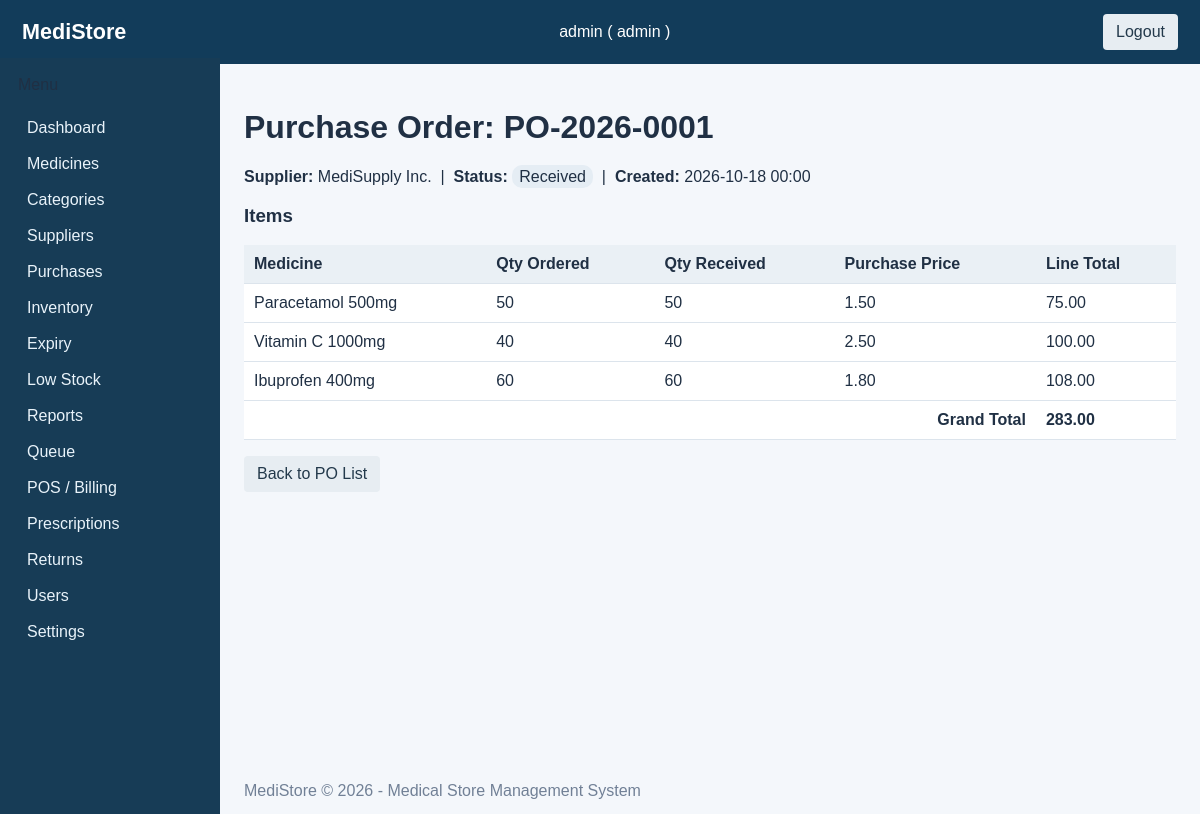
/purchases/view.php?id=1 (signed in), run on the app's committed database.
### tables this page shows
CREATE TABLE purchase_orders (
    po_id         INT UNSIGNED NOT NULL AUTO_INCREMENT PRIMARY KEY,
    supplier_id   INT UNSIGNED NOT NULL,
    po_no         VARCHAR(50) NOT NULL UNIQUE,
    status        ENUM('pending','received','cancelled') NOT NULL DEFAULT 'pending',
    created_at    TIMESTAMP NOT NULL DEFAULT CURRENT_TIMESTAMP,
    received_at   TIMESTAMP NULL DEFAULT NULL,
    CONSTRAINT fk_purchase_orders_supplier FOREIGN KEY (supplier_id) REFERENCES suppliers(supplier_id) ON DELETE RESTRICT
);

CREATE TABLE suppliers (
    supplier_id   INT UNSIGNED NOT NULL AUTO_INCREMENT PRIMARY KEY,
    supplier_name VARCHAR(100) NOT NULL UNIQUE,
    contact_person VARCHAR(100),
    phone         VARCHAR(20),
    email         VARCHAR(100),
    address       VARCHAR(255),
    status        ENUM('active','inactive') NOT NULL DEFAULT 'active'
);

CREATE TABLE purchase_items (
    item_id      INT UNSIGNED NOT NULL AUTO_INCREMENT PRIMARY KEY,
    po_id        INT UNSIGNED NOT NULL,
    medicine_id  INT UNSIGNED NOT NULL,
    qty_ordered  INT UNSIGNED NOT NULL,
    qty_received INT UNSIGNED NOT NULL DEFAULT 0,
    purchase_price DECIMAL(10,2) NOT NULL DEFAULT 0.00,
    CONSTRAINT fk_purchase_items_po FOREIGN KEY (po_id) REFERENCES purchase_orders(po_id) ON DELETE RESTRICT,
    CONSTRAINT fk_purchase_items_medicine FOREIGN KEY (medicine_id) REFERENCES medicines(medicine_id) ON DELETE RESTRICT,
    CONSTRAINT chk_purchase_items_received CHECK (qty_received <= qty_ordered)
);

CREATE TABLE medicines (
    medicine_id          INT UNSIGNED NOT NULL AUTO_INCREMENT PRIMARY KEY,
    category_id          INT UNSIGNED NOT NULL,
    name                 VARCHAR(150) NOT NULL,
    generic_name         VARCHAR(150),
    requires_prescription TINYINT UNSIGNED NOT NULL DEFAULT 0,
    selling_price        DECIMAL(10,2) NOT NULL DEFAULT 0.00,
    reorder_level        INT UNSIGNED NOT NULL DEFAULT 0,
    status               ENUM('active','inactive') NOT NULL DEFAULT 'active',
    created_at           TIMESTAMP NOT NULL DEFAULT CURRENT_TIMESTAMP,
    CONSTRAINT fk_medicines_category FOREIGN KEY (category_id) REFERENCES categories(category_id) ON DELETE RESTRICT
);

### includes/functions.php (called while the page is built, shortened)
<?php
function e(string $value = ''): string {
    return htmlspecialchars($value, ENT_QUOTES | ENT_HTML5, 'UTF-8');
}

### purchases/view.php (the view, shortened to what this page needs)
<?php
require_once __DIR__ . '/../includes/header.php';
$pdo = db();
$id = (int)($_GET['id'] ?? 0);
$stmt = $pdo->prepare("
    SELECT po.*, s.supplier_name
    FROM purchase_orders po
    JOIN suppliers s ON s.supplier_id = po.supplier_id
    WHERE po.po_id = ?
");
$stmt->execute([$id]);
$po = $stmt->fetch();
$stmt = $pdo->prepare("
    SELECT pi.*, m.name AS medicine_name
    FROM purchase_items pi
    JOIN medicines m ON m.medicine_id = pi.medicine_id
    WHERE pi.po_id = ?
    ORDER BY pi.item_id
");
$stmt->execute([$id]);
$items = $stmt->fetchAll();
?>
<h1>Purchase Order: <?php echo e($po['po_no']); ?></h1>
<p><strong>Supplier:</strong> <?php echo e($po['supplier_name']); ?> &nbsp;|&nbsp; <strong>Status:</strong> <span class="badge status-<?php echo e($po['status']); ?>"><?php echo e(ucfirst($po['status'])); ?></span> &nbsp;|&nbsp; <strong>Created:</strong> <?php echo e(date('Y-m-d H:i', strtotime($po['created_at']))); ?></p>
<h3>Items</h3>
<table class="data-table">
    <thead><tr>
        <th>Medicine</th><th>Qty Ordered</th><th>Qty Received</th><th>Purchase Price</th><th>Line Total</th>
    </tr></thead>
    <tbody>
    <?php $grand=0; foreach ($items as $it):
        $total=$it['qty_ordered']*$it['purchase_price']; $grand+=$total;
    ?>
        <tr>
            <td><?php echo e($it['medicine_name']); ?></td>
            <td><?php echo (int)$it['qty_ordered']; ?></td>
            <td><?php echo (int)$it['qty_received']; ?></td>
            <td><?php echo e(number_format($it['purchase_price'],2)); ?></td>
            <td><?php echo e(number_format($total,2)); ?></td>
        </tr>
    <?php endforeach; ?>
    <?php if (empty($items)): ?>
        <tr><td colspan="5">No items.</td></tr>
    <?php else: ?>
        <tr><td colspan="4" style="text-align:right"><strong>Grand Total</strong></td><td><strong><?php echo e(number_format($grand,2)); ?></strong></td></tr>
    <?php endif; ?>
    </tbody>
</table>
<p><a class="btn ghost" href="list.php">Back to PO List</a></p>
<?php require_once __DIR__ . '/../includes/footer.php'; ?>

### assets/css/style.css (style rules this page uses)
:root { font-family:Arial,sans-serif;color:#203044;background:#f4f7fb }
* { box-sizing:border-box }
body { margin:0 }
table { width:100%;border-collapse:collapse;background:white;margin:14px 0 }
th,td { padding:10px;border-bottom:1px solid #dce4ec;text-align:left }
th { background:#eaf0f5 }
.btn,button { display:inline-block;background:#1676a3;color:white;padding:9px 13px;border:0;border-radius:4px;text-decoration:none;cursor:pointer }
.btn.ghost { background:#e7edf2;color:#23394b }
.badge,.rx-badge { padding:3px 7px;border-radius:10px;background:#e5edf4 }

### data on the page
purchase_orders: po_no "PO-2026-0001", supplier.supplier_name "MediSupply Inc.", status "Received", created_at "2026-10-18 00:00"
purchase_items: medicine.name "Paracetamol 500mg", qty_ordered "50", qty_received "50", purchase_price "1.50", total "75.00"
purchase_items: medicine.name "Vitamin C 1000mg", qty_ordered "40", qty_received "40", purchase_price "2.50", total "100.00"
purchase_items: medicine.name "Ibuprofen 400mg", qty_ordered "60", qty_received "60", purchase_price "1.80", total "108.00"

### other printed values
$_SESSION['username'] "admin"
$_SESSION['user_role'] "admin"
$label "Medicines"
$label "Categories"
$label "Suppliers"
$label "Purchases"
$label "Inventory"
$label "Expiry"
$label "Low Stock"
$label "Reports"
$label "Queue"
$label "POS / Billing"
$label "Prescriptions"
$label "Returns"
$label "Users"
